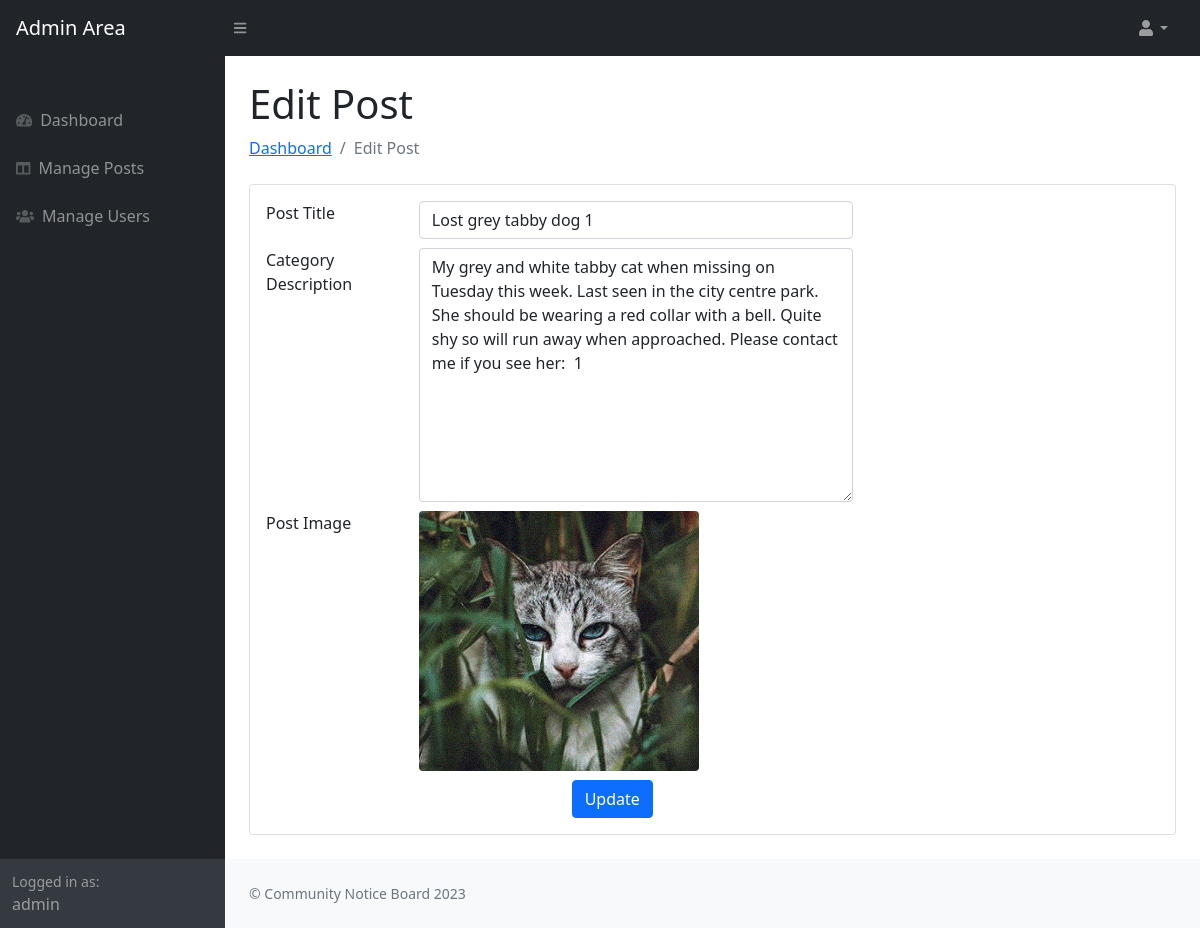
The page /admin/edit-post.php?pid=1 (signed in) on the database its author committed.
### tables this page shows
CREATE TABLE `posts` (
  `postid` int(5) NOT NULL,
  `uid` int(11) DEFAULT NULL,
  `title` varchar(120) DEFAULT NULL,
  `created` timestamp NULL DEFAULT current_timestamp(),
  `content` mediumtext DEFAULT NULL,
  `image` varchar(64) DEFAULT NULL
);

### admin/edit-post.php (the view, shortened to what this page needs)
<?php session_start();
include_once('includes/config.php');
if(strlen( $_SESSION["aid"])==0)
{
header('location:logout.php');
} else {
?>
<!DOCTYPE html>
<html lang="en">
    <head>
        <link href="css/styles.css" rel="stylesheet" />
    </head>
    <body>
   <?php include_once('includes/header.php');?>
        <div id="layoutSidenav">
   <?php include_once('includes/sidebar.php');?>
            <div id="layoutSidenav_content">
                <main>
                    <div class="container-fluid px-4">
                        <h1 class="mt-4">Edit Post</h1>
                        <ol class="breadcrumb mb-4">
                            <li class="breadcrumb-item"><a href="dashboard.php">Dashboard</a></li>
                            <li class="breadcrumb-item active">Edit Post</li>
                        </ol>
                        <div class="card mb-4">
                            <div class="card-body">
<?php
$pid=$_GET['pid'];
$query=mysqli_query($con,"select * from posts where postid='$pid'");
while ($row=mysqli_fetch_array($query)) {
?>
<form  method="post">
<div class="row">
<div class="col-2">Post Title</div>
<div class="col-6">     <input type="text" class="form-control" name="title" required="true" value="<?php echo htmlentities($row['title']);?>"></div>
</div>
<div class="row" style="margin-top:1%;">
<div class="col-2">Category Description</div>
<div class="col-6"> <textarea type="text" class="form-control" name="content" required="true" rows="10"><?php echo htmlentities($row['content']);?></textarea></div>
</div>
<div class="row" style="margin-top:1%">
<div class="col-2">Post Image</div>
<div class="col-6">      <?php if($row['image']==''):?>
 <img class="img-fluid rounded" src="../postimages/no-image.png" alt="<?php echo htmlentities($row['title']);?>" height="350">
<?php else: ?>
 <img class="img-fluid rounded" src="../postimages/<?php echo htmlentities($row['image']);?>" alt="<?php echo htmlentities($row['title']);?>">
<?php endif; ?></div>
</div>
<div class="row" style="margin-top:1%"><div class="col-4"></div>
<div class="col-4"><button type="submit" name="submit" class="btn btn-primary">Update</button></div>
</div>
</form>
<?php } ?>
                            </div>
                        </div>
                    </div>
                </main>
          <?php include_once('includes/footer.php');?>
            </div>
        </div>
    </body>
</html>
<?php } ?>

### rows shown on the page
posts: title "Lost grey tabby dog 1", content "My grey and white tabby cat when missing on Tuesday this week. Last seen in the city centre park. She should be wearing a red collar with a bell. Quite shy so will run away when approached. Please contact me if you see her: 1", image (picture)

### other values the page prints
$_SESSION['login'] "admin"
